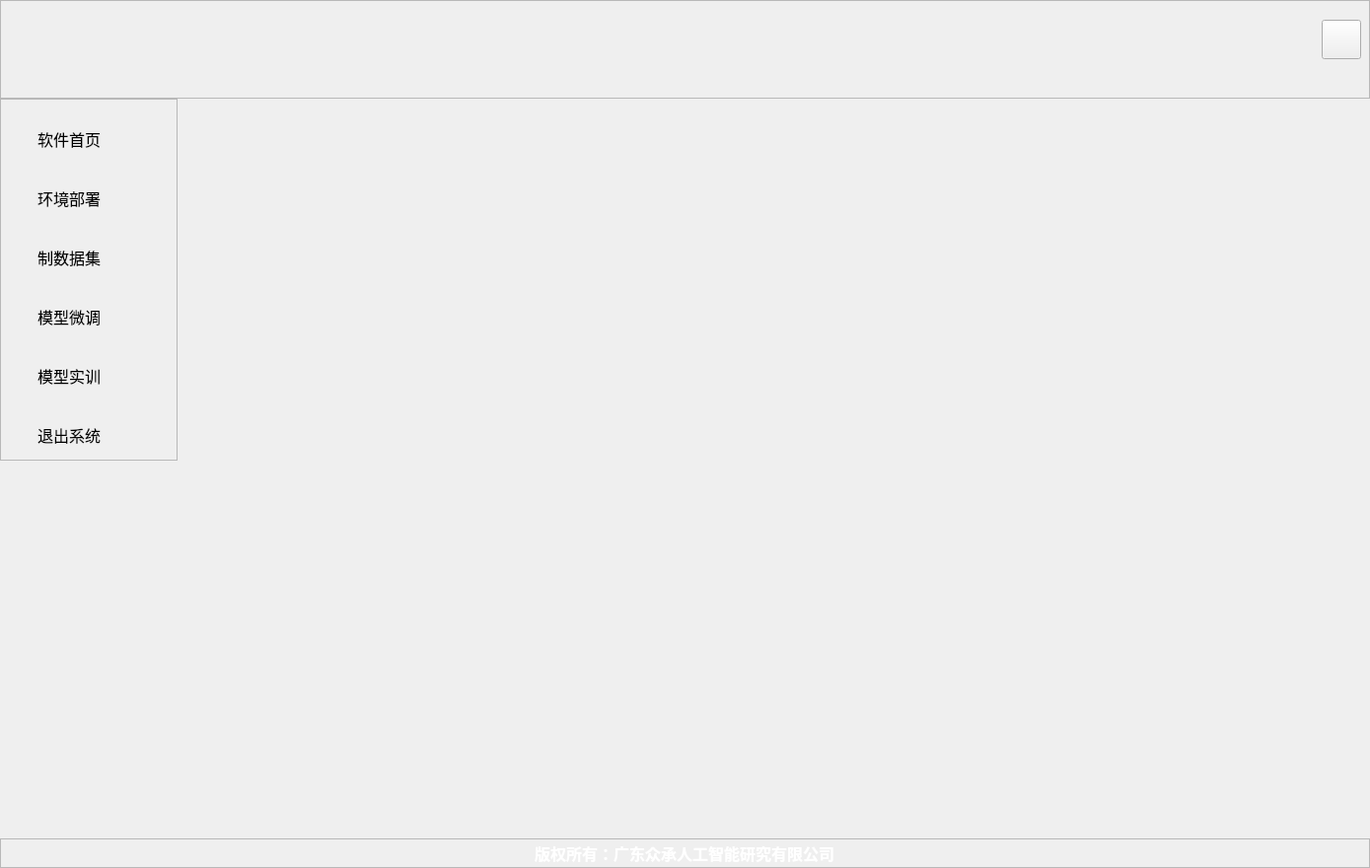
<?xml version="1.0" encoding="UTF-8"?>
<ui version="4.0">
 <class>RKwork</class>
 <widget class="QWidget" name="RKwork">
  <property name="geometry">
   <rect>
    <x>0</x>
    <y>0</y>
    <width>1389</width>
    <height>880</height>
   </rect>
  </property>
  <property name="windowTitle">
   <string>Form</string>
  </property>
  <layout class="QVBoxLayout" name="verticalLayout_5">
   <property name="spacing">
    <number>0</number>
   </property>
   <property name="leftMargin">
    <number>0</number>
   </property>
   <property name="topMargin">
    <number>0</number>
   </property>
   <property name="rightMargin">
    <number>0</number>
   </property>
   <property name="bottomMargin">
    <number>0</number>
   </property>
   <item>
    <widget class="QFrame" name="frame">
     <property name="sizePolicy">
      <sizepolicy hsizetype="Preferred" vsizetype="Fixed">
       <horstretch>0</horstretch>
       <verstretch>0</verstretch>
      </sizepolicy>
     </property>
     <property name="minimumSize">
      <size>
       <width>0</width>
       <height>100</height>
      </size>
     </property>
     <property name="styleSheet">
      <string notr="true">#frame{border-image: url(:/image/images/image/topbg.png);}
</string>
     </property>
     <property name="frameShape">
      <enum>QFrame::StyledPanel</enum>
     </property>
     <property name="frameShadow">
      <enum>QFrame::Raised</enum>
     </property>
     <property name="lineWidth">
      <number>0</number>
     </property>
     <widget class="QLabel" name="label_2">
      <property name="enabled">
       <bool>true</bool>
      </property>
      <property name="geometry">
       <rect>
        <x>-10</x>
        <y>10</y>
        <width>621</width>
        <height>82</height>
       </rect>
      </property>
      <property name="styleSheet">
       <string notr="true">image: url(:/image/images/image/logo_title.png);</string>
      </property>
      <property name="lineWidth">
       <number>0</number>
      </property>
      <property name="text">
       <string/>
      </property>
     </widget>
     <widget class="QPushButton" name="close_btn">
      <property name="geometry">
       <rect>
        <x>1340</x>
        <y>20</y>
        <width>40</width>
        <height>40</height>
       </rect>
      </property>
      <property name="cursor">
       <cursorShape>ClosedHandCursor</cursorShape>
      </property>
      <property name="styleSheet">
       <string notr="true">border-image: url(:/icon/images/icon/ico07.png);</string>
      </property>
      <property name="text">
       <string/>
      </property>
     </widget>
    </widget>
   </item>
   <item>
    <widget class="QFrame" name="frame_3">
     <property name="frameShape">
      <enum>QFrame::NoFrame</enum>
     </property>
     <property name="frameShadow">
      <enum>QFrame::Raised</enum>
     </property>
     <property name="lineWidth">
      <number>0</number>
     </property>
     <layout class="QHBoxLayout" name="horizontalLayout">
      <property name="spacing">
       <number>0</number>
      </property>
      <property name="leftMargin">
       <number>0</number>
      </property>
      <property name="topMargin">
       <number>0</number>
      </property>
      <property name="rightMargin">
       <number>0</number>
      </property>
      <property name="bottomMargin">
       <number>0</number>
      </property>
      <item>
       <widget class="QFrame" name="frame_4">
        <property name="sizePolicy">
         <sizepolicy hsizetype="Fixed" vsizetype="Preferred">
          <horstretch>0</horstretch>
          <verstretch>0</verstretch>
         </sizepolicy>
        </property>
        <property name="minimumSize">
         <size>
          <width>180</width>
          <height>0</height>
         </size>
        </property>
        <property name="styleSheet">
         <string notr="true">#frame_4{border-image: url(:/image/images/image/leftt.png);}

</string>
        </property>
        <property name="frameShape">
         <enum>QFrame::NoFrame</enum>
        </property>
        <property name="frameShadow">
         <enum>QFrame::Raised</enum>
        </property>
        <property name="lineWidth">
         <number>0</number>
        </property>
        <layout class="QVBoxLayout" name="verticalLayout">
         <property name="spacing">
          <number>0</number>
         </property>
         <property name="leftMargin">
          <number>0</number>
         </property>
         <property name="topMargin">
          <number>0</number>
         </property>
         <property name="rightMargin">
          <number>0</number>
         </property>
         <property name="bottomMargin">
          <number>0</number>
         </property>
         <item>
          <widget class="QFrame" name="frame_6">
           <property name="sizePolicy">
            <sizepolicy hsizetype="Preferred" vsizetype="Fixed">
             <horstretch>0</horstretch>
             <verstretch>0</verstretch>
            </sizepolicy>
           </property>
           <property name="minimumSize">
            <size>
             <width>0</width>
             <height>300</height>
            </size>
           </property>
           <property name="frameShape">
            <enum>QFrame::StyledPanel</enum>
           </property>
           <property name="frameShadow">
            <enum>QFrame::Raised</enum>
           </property>
           <property name="lineWidth">
            <number>0</number>
           </property>
           <layout class="QVBoxLayout" name="verticalLayout_4">
            <property name="spacing">
             <number>10</number>
            </property>
            <property name="leftMargin">
             <number>0</number>
            </property>
            <property name="topMargin">
             <number>15</number>
            </property>
            <property name="rightMargin">
             <number>40</number>
            </property>
            <property name="bottomMargin">
             <number>0</number>
            </property>
            <item>
             <widget class="QPushButton" name="homePag_btn">
              <property name="minimumSize">
               <size>
                <width>0</width>
                <height>50</height>
               </size>
              </property>
              <property name="font">
               <font>
                <pointsize>12</pointsize>
                <stylestrategy>PreferDefault</stylestrategy>
               </font>
              </property>
              <property name="cursor">
               <cursorShape>OpenHandCursor</cursorShape>
              </property>
              <property name="layoutDirection">
               <enum>Qt::LeftToRight</enum>
              </property>
              <property name="styleSheet">
               <string notr="true">#homePag_btn{
color:rgb(0,0,0);
border:none;
}

#homePag_btn:pressed{
color:rgb(255,255,255);
padding-right:8px;
}</string>
              </property>
              <property name="text">
               <string>软件首页</string>
              </property>
              <property name="icon">
               <iconset resource="resources.qrc">
                <normaloff>:/icon/images/icon/ico01.png</normaloff>:/icon/images/icon/ico01.png</iconset>
              </property>
              <property name="iconSize">
               <size>
                <width>25</width>
                <height>25</height>
               </size>
              </property>
             </widget>
            </item>
            <item>
             <widget class="QPushButton" name="envDpl_btn">
              <property name="minimumSize">
               <size>
                <width>0</width>
                <height>50</height>
               </size>
              </property>
              <property name="font">
               <font>
                <pointsize>12</pointsize>
               </font>
              </property>
              <property name="cursor">
               <cursorShape>OpenHandCursor</cursorShape>
              </property>
              <property name="styleSheet">
               <string notr="true">#envDpl_btn{
color:rgb(0,0,0);
border:none;
}

#envDpl_btn:pressed{
color:rgb(255,255,255);
padding-right:8px;
}</string>
              </property>
              <property name="text">
               <string>环境部署</string>
              </property>
              <property name="icon">
               <iconset resource="resources.qrc">
                <normaloff>:/icon/images/icon/ico02.png</normaloff>:/icon/images/icon/ico02.png</iconset>
              </property>
              <property name="iconSize">
               <size>
                <width>25</width>
                <height>25</height>
               </size>
              </property>
             </widget>
            </item>
            <item>
             <widget class="QPushButton" name="dataGen_btn">
              <property name="sizePolicy">
               <sizepolicy hsizetype="Minimum" vsizetype="Fixed">
                <horstretch>0</horstretch>
                <verstretch>50</verstretch>
               </sizepolicy>
              </property>
              <property name="minimumSize">
               <size>
                <width>0</width>
                <height>50</height>
               </size>
              </property>
              <property name="font">
               <font>
                <pointsize>12</pointsize>
               </font>
              </property>
              <property name="cursor">
               <cursorShape>OpenHandCursor</cursorShape>
              </property>
              <property name="styleSheet">
               <string notr="true">#dataGen_btn{
color:rgb(0,0,0);
border:none;
}

#dataGen_btn:pressed{
color:rgb(255,255,255);
padding-right:8px;
}</string>
              </property>
              <property name="text">
               <string>制数据集</string>
              </property>
              <property name="icon">
               <iconset resource="resources.qrc">
                <normaloff>:/icon/images/icon/ico03.png</normaloff>:/icon/images/icon/ico03.png</iconset>
              </property>
              <property name="iconSize">
               <size>
                <width>25</width>
                <height>25</height>
               </size>
              </property>
             </widget>
            </item>
            <item>
             <widget class="QPushButton" name="modelFtn_btn">
              <property name="minimumSize">
               <size>
                <width>0</width>
                <height>50</height>
               </size>
              </property>
              <property name="font">
               <font>
                <pointsize>12</pointsize>
               </font>
              </property>
              <property name="cursor">
               <cursorShape>OpenHandCursor</cursorShape>
              </property>
              <property name="styleSheet">
               <string notr="true">#modelFtn_btn{
color:rgb(0,0,0);
border:none;
}

#modelFtn_btn:pressed{
color:rgb(255,255,255);
padding-right:8px;
}</string>
              </property>
              <property name="text">
               <string>模型微调</string>
              </property>
              <property name="icon">
               <iconset resource="resources.qrc">
                <normaloff>:/icon/images/icon/ico04.png</normaloff>:/icon/images/icon/ico04.png</iconset>
              </property>
              <property name="iconSize">
               <size>
                <width>25</width>
                <height>25</height>
               </size>
              </property>
             </widget>
            </item>
            <item>
             <widget class="QPushButton" name="modelTra_btn">
              <property name="minimumSize">
               <size>
                <width>0</width>
                <height>50</height>
               </size>
              </property>
              <property name="font">
               <font>
                <pointsize>12</pointsize>
                <kerning>true</kerning>
               </font>
              </property>
              <property name="cursor">
               <cursorShape>OpenHandCursor</cursorShape>
              </property>
              <property name="styleSheet">
               <string notr="true">#modelTra_btn{
color:rgb(0,0,0);
border:none;
}

#modelTra_btn:pressed{
color:rgb(255,255,255);
padding-right:8px;
}</string>
              </property>
              <property name="text">
               <string>模型实训</string>
              </property>
              <property name="icon">
               <iconset resource="resources.qrc">
                <normaloff>:/icon/images/icon/ico05.png</normaloff>:/icon/images/icon/ico05.png</iconset>
              </property>
              <property name="iconSize">
               <size>
                <width>25</width>
                <height>25</height>
               </size>
              </property>
             </widget>
            </item>
            <item>
             <widget class="QPushButton" name="existSys_btn">
              <property name="minimumSize">
               <size>
                <width>0</width>
                <height>50</height>
               </size>
              </property>
              <property name="font">
               <font>
                <pointsize>12</pointsize>
               </font>
              </property>
              <property name="cursor">
               <cursorShape>OpenHandCursor</cursorShape>
              </property>
              <property name="styleSheet">
               <string notr="true">#existSys_btn{
color:rgb(0,0,0);
border:none;
}

#existSys_btn:pressed{
color:rgb(255,255,255);
padding-right:8px;
}</string>
              </property>
              <property name="text">
               <string>退出系统</string>
              </property>
              <property name="icon">
               <iconset resource="resources.qrc">
                <normaloff>:/icon/images/icon/ico07.png</normaloff>:/icon/images/icon/ico07.png</iconset>
              </property>
              <property name="iconSize">
               <size>
                <width>25</width>
                <height>25</height>
               </size>
              </property>
             </widget>
            </item>
           </layout>
          </widget>
         </item>
         <item>
          <spacer name="verticalSpacer">
           <property name="orientation">
            <enum>Qt::Vertical</enum>
           </property>
           <property name="sizeHint" stdset="0">
            <size>
             <width>20</width>
             <height>40</height>
            </size>
           </property>
          </spacer>
         </item>
        </layout>
       </widget>
      </item>
      <item>
       <widget class="QFrame" name="frame_5">
        <property name="frameShape">
         <enum>QFrame::NoFrame</enum>
        </property>
        <property name="frameShadow">
         <enum>QFrame::Raised</enum>
        </property>
        <property name="lineWidth">
         <number>0</number>
        </property>
        <layout class="QVBoxLayout" name="verticalLayout_2">
         <property name="spacing">
          <number>0</number>
         </property>
         <property name="leftMargin">
          <number>0</number>
         </property>
         <property name="topMargin">
          <number>0</number>
         </property>
         <property name="rightMargin">
          <number>0</number>
         </property>
         <property name="bottomMargin">
          <number>0</number>
         </property>
         <item>
          <widget class="QStackedWidget" name="stackedWidget">
           <property name="lineWidth">
            <number>0</number>
           </property>
           <property name="currentIndex">
            <number>4</number>
           </property>
           <widget class="QWidget" name="page">
            <layout class="QVBoxLayout" name="verticalLayout_3">
             <property name="spacing">
              <number>0</number>
             </property>
             <property name="leftMargin">
              <number>0</number>
             </property>
             <property name="topMargin">
              <number>0</number>
             </property>
             <property name="rightMargin">
              <number>0</number>
             </property>
             <property name="bottomMargin">
              <number>0</number>
             </property>
             <item>
              <widget class="QLabel" name="label_3">
               <property name="font">
                <font>
                 <family>黑体</family>
                </font>
               </property>
               <property name="styleSheet">
                <string notr="true">border-image: url(:/image/images/image/center_index.png);</string>
               </property>
               <property name="text">
                <string/>
               </property>
              </widget>
             </item>
            </layout>
           </widget>
           <widget class="QWidget" name="page_5"/>
           <widget class="QWidget" name="page_4"/>
           <widget class="QWidget" name="page_3"/>
           <widget class="QWidget" name="page_2"/>
          </widget>
         </item>
        </layout>
       </widget>
      </item>
     </layout>
    </widget>
   </item>
   <item>
    <widget class="QFrame" name="frame_2">
     <property name="sizePolicy">
      <sizepolicy hsizetype="Preferred" vsizetype="Fixed">
       <horstretch>0</horstretch>
       <verstretch>0</verstretch>
      </sizepolicy>
     </property>
     <property name="minimumSize">
      <size>
       <width>0</width>
       <height>30</height>
      </size>
     </property>
     <property name="styleSheet">
      <string notr="true">#frame_2{
	
	border-image: url(:/image/images/image/bottombg.png);
}</string>
     </property>
     <property name="frameShape">
      <enum>QFrame::StyledPanel</enum>
     </property>
     <property name="frameShadow">
      <enum>QFrame::Raised</enum>
     </property>
     <property name="lineWidth">
      <number>0</number>
     </property>
     <layout class="QHBoxLayout" name="horizontalLayout_2">
      <property name="spacing">
       <number>0</number>
      </property>
      <property name="leftMargin">
       <number>0</number>
      </property>
      <property name="topMargin">
       <number>0</number>
      </property>
      <property name="rightMargin">
       <number>0</number>
      </property>
      <property name="bottomMargin">
       <number>0</number>
      </property>
      <item alignment="Qt::AlignHCenter">
       <widget class="QLabel" name="label">
        <property name="font">
         <font>
          <family>楷体</family>
          <pointsize>12</pointsize>
          <italic>false</italic>
          <bold>true</bold>
         </font>
        </property>
        <property name="styleSheet">
         <string notr="true">color: rgb(255, 255, 255);</string>
        </property>
        <property name="text">
         <string>版权所有：广东众承人工智能研究有限公司</string>
        </property>
       </widget>
      </item>
     </layout>
    </widget>
   </item>
  </layout>
 </widget>
 <resources>
  <include location="resources.qrc"/>
 </resources>
 <connections/>
</ui>
